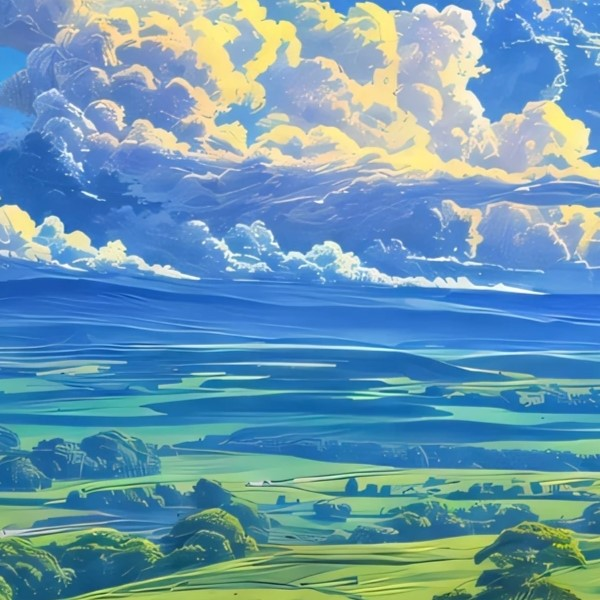
#> input picture opencv速成/src/yun2.jpg, 600 x 600 px, found by its file name
$ python 7opencvbinaryzation.py
#> lines starting #> are read from the running program, lines starting #| are printed output that depends on the picture; after the words box and inside, x2 and y2 are one past the last pixel; in counts of white or black regions, pixels touching at a corner belong together
import cv2
import numpy as np

if __name__ == '__main__':
    img = cv2.imread(r'/home/sgm/jkk_ros/src/opencv_pkg/src/yun2.jpg')#600x600
#> img is the input picture: shape (600, 600, 3); mean B, G, R 177.2, 153, 106.4
    gray = cv2.cvtColor(img,cv2.COLOR_BGR2GRAY)# or BGR2Lab .....
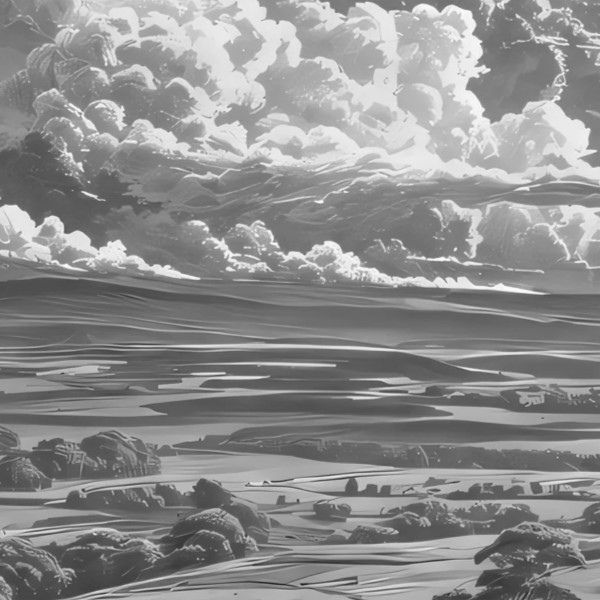
#> gray: shape (600, 600); min 26, max 252, mean 141.9
    ret,thresh1 = cv2.threshold(gray,180,255,cv2.THRESH_BINARY_INV)#da yu ci BGR wei hui se
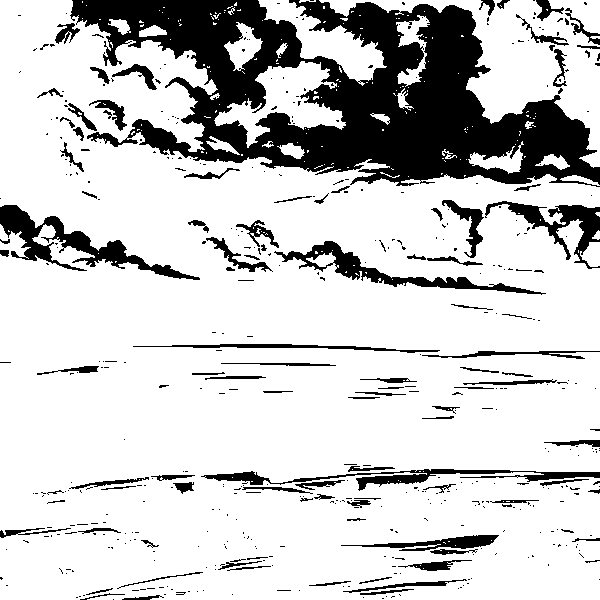
#> thresh1: shape (600, 600); 79.7% white; 497 black regions (396 under 20 px), largest, box (x1, y1, x2, y2) and area: (70, 0, 600, 187) 47913, (0, 205, 200, 280) 3523, (274, 241, 546, 295) 2503
    while True:
        cv2.imshow("frame",img)
        cv2.imshow('gray',gray)
        cv2.imshow("binary",thresh1)
        action = cv2.waitKey(10) & 0xFF
#> (key q is pressed here)
        if action == ord('q') or action == 113:
            break
#> (the run stopped early here; a loop or call above may not have finished)
